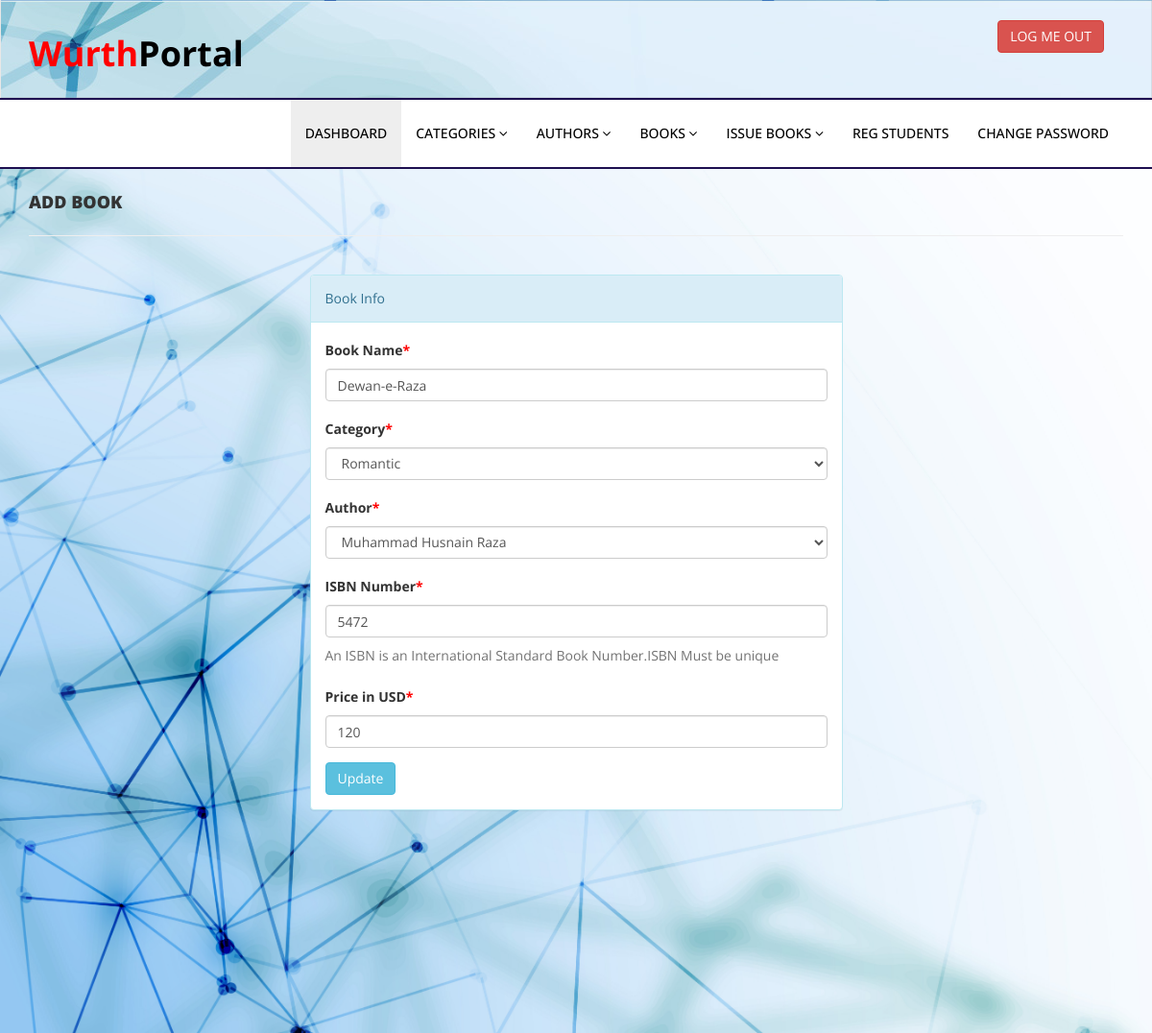
Screenshot of /admin/edit-book.php?bookid=4 (signed in) with the database file from the repository.
### tables this page shows
CREATE TABLE `tblbooks` (
  `id` int(11) NOT NULL,
  `BookName` varchar(255) DEFAULT NULL,
  `CatId` int(11) DEFAULT NULL,
  `AuthorId` int(11) DEFAULT NULL,
  `ISBNNumber` int(11) DEFAULT NULL,
  `BookPrice` int(11) DEFAULT NULL,
  `RegDate` timestamp NULL DEFAULT current_timestamp(),
  `UpdationDate` timestamp NULL DEFAULT NULL ON UPDATE current_timestamp()
);

CREATE TABLE `tblcategory` (
  `id` int(11) NOT NULL,
  `CategoryName` varchar(150) DEFAULT NULL,
  `Status` int(1) DEFAULT NULL,
  `CreationDate` timestamp NULL DEFAULT current_timestamp(),
  `UpdationDate` timestamp NOT NULL DEFAULT '0000-00-00 00:00:00' ON UPDATE current_timestamp()
);

CREATE TABLE `tblauthors` (
  `id` int(11) NOT NULL,
  `AuthorName` varchar(159) DEFAULT NULL,
  `creationDate` timestamp NULL DEFAULT current_timestamp(),
  `UpdationDate` timestamp NULL DEFAULT NULL ON UPDATE current_timestamp()
);

### admin/edit-book.php (the view, shortened to what this page needs)
<?php
include('includes/config.php');
if(strlen($_SESSION['alogin'])==0)
    {
header('location:index.php');
}
else{
?>
<!DOCTYPE html>
<html xmlns="http://www.w3.org/1999/xhtml">
<head>
    <link href="assets/css/bootstrap.css" rel="stylesheet" />
    <link href="assets/css/font-awesome.css" rel="stylesheet" />
    <link href="assets/css/style.css" rel="stylesheet" />
</head>
<body>
<?php include('includes/header.php');?>
    <div class="content-wrapper">
         <div class="container">
        <div class="row pad-botm">
            <div class="col-md-12">
                <h4 class="header-line">Add Book</h4>
                            </div>
</div>
<div class="row">
<div class="col-md-6 col-sm-6 col-xs-12 col-md-offset-3"">
<div class="panel panel-info">
<div class="panel-heading">
Book Info
</div>
<div class="panel-body">
<form role="form" method="post">
<?php
$bookid=intval($_GET['bookid']);
$sql = "SELECT tblbooks.BookName,tblcategory.CategoryName,tblcategory.id as cid,tblauthors.AuthorName,tblauthors.id as athrid,tblbooks.ISBNNumber,tblbooks.BookPrice,tblbooks.id as bookid from  tblbooks join tblcategory on tblcategory.id=tblbooks.CatId join tblauthors on tblauthors.id=tblbooks.AuthorId where tblbooks.id=:bookid";
$query = $dbh -> prepare($sql);
$query->bindParam(':bookid',$bookid,PDO::PARAM_STR);
$query->execute();
$results=$query->fetchAll(PDO::FETCH_OBJ);
if($query->rowCount() > 0)
{
foreach($results as $result)
{               ?>
<div class="form-group">
<label>Book Name<span style="color:red;">*</span></label>
<input class="form-control" type="text" name="bookname" value="<?php echo htmlentities($result->BookName);?>" required />
</div>
<div class="form-group">
<label> Category<span style="color:red;">*</span></label>
<select class="form-control" name="category" required="required">
<option value="<?php echo htmlentities($result->cid);?>"> <?php echo htmlentities($catname=$result->CategoryName);?></option>
</select>
</div>
<div class="form-group">
<label> Author<span style="color:red;">*</span></label>
<select class="form-control" name="author" required="required">
<option value="<?php echo htmlentities($result->athrid);?>"> <?php echo htmlentities($athrname=$result->AuthorName);?></option>
</select>
</div>
<div class="form-group">
<label>ISBN Number<span style="color:red;">*</span></label>
<input class="form-control" type="text" name="isbn" value="<?php echo htmlentities($result->ISBNNumber);?>"  required="required" />
<p class="help-block">An ISBN is an International Standard Book Number.ISBN Must be unique</p>
</div>
 <div class="form-group">
 <label>Price in USD<span style="color:red;">*</span></label>
 <input class="form-control" type="text" name="price" value="<?php echo htmlentities($result->BookPrice);?>"   required="required" />
 </div>
 <?php }} ?>
<button type="submit" name="update" class="btn btn-info">Update </button>
                                    </form>
                            </div>
                        </div>
                            </div>
        </div>
    </div>
    </div>
</body>
</html>
<?php } ?>

### admin/assets/css/style.css (style rules this page uses)
.content-wrapper { padding-top: 15px; min-height:900px; padding-bottom:90px; background-image: url(../img/bgimage.jpg); background-repeat: no-repeat; background-size: cover; }
.header-line { font-weight:900; padding-bottom:25px; border-bottom:1px solid #eeeeee; text-transform:uppercase; }
.pad-botm { padding-bottom:30px; }

### rows the page displays
tblbooks: bookname "Dewan-e-Raza", category "Romantic", author "Muhammad Husnain Raza", isbn "5472", price "120"
